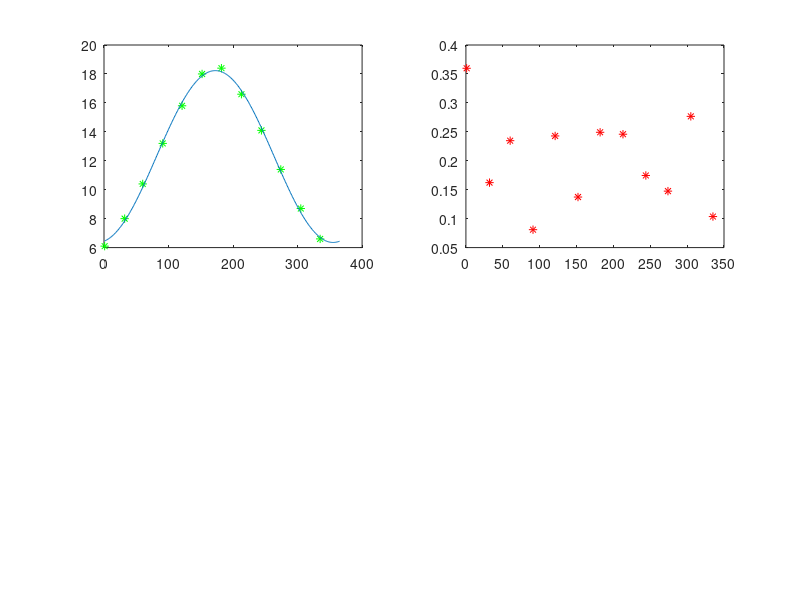

Source code (MATLAB):
hold off;
% Indata
t = [1 32 60 274 305 335 91 121 152 182 213 244];
y = [6.1 8.0 10.4 11.4 8.7 6.6 13.2 15.8 18.0 18.4 16.6 14.1];

T = 365;
w = 2*pi/T;
A = [ones(size(t')) cos(w*t') sin(w*t')];

% Calculates coefficients
c = A\y';

% Plot t and y
subplot(2, 2, 1)
plot(t, y, 'g*')
hold on

% The function, depending on the coefficients
f = @(t) c(1) + c(2)*cos(w*t) + c(3)*sin(w*t);

% Plots the function
subplot(2, 2, 2)
plot(t, abs(f(t)-y), 'r*')
subplot(2, 2, 1)
t2 = 1:365;
plot(t2, f(t2))

